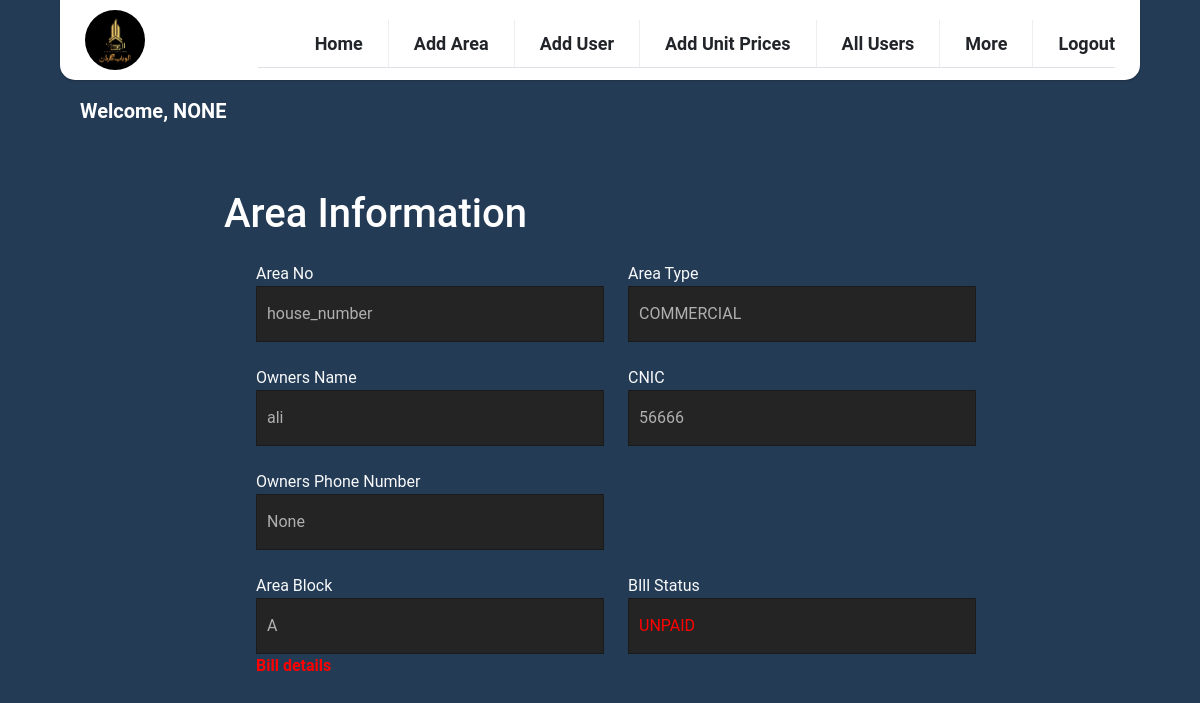
The page /home/area/1 (signed in) on the database its author committed.
### Users/models.py (models this page shows, shortened)
class CustomUser(AbstractBaseUser, PermissionsMixin):
    roles = [
        ('Admin', 'Admin'),
        ('Manager', 'Manager'),
        ('Meter Reader', 'Meter Reader'),
    ]
    email = models.EmailField(unique=True)
    username = models.CharField(max_length=155, null=True, unique=True)
    role = models.CharField(choices=roles,default=None,null=True, max_length=50)
    first_name = models.CharField(max_length=30, blank=True)
    last_name = models.CharField(max_length=30, blank=True)
    date_joined = models.DateTimeField(auto_now_add=True)
    is_active = models.BooleanField(default=True)
    is_staff = models.BooleanField(default=False)
    objects = CustomUserManager()
    USERNAME_FIELD = 'email'
    REQUIRED_FIELDS = []

### Area/models.py (models this page shows, shortened)
class Areas(models.Model):
    AREA_TYPE_CHOICES = [
        ('commercial','Commercial'),
        ('residential','Residential')
    ]
    BILL_STATUS_CHOICES =  [
        ('paid','Paid'),
        ('unpaid','Unpaid')
    ]
    id = models.AutoField(primary_key=True)  # Explicitly define the primary key
    owners_name = models.CharField(max_length=155, default=None, null=True, blank=True)
    house_number = models.CharField(max_length=15, default=None, null=True, blank=True)
    CNIC = models.CharField(max_length=20, default=None, null=True)
    area_block = models.CharField(max_length=10, default=None, null=True)
    meter_no = models.CharField(max_length=50, default=None, null=True)
    area_type = models.CharField(max_length=50, choices=AREA_TYPE_CHOICES, default='commercial')
    owners_phone_number = models.CharField(max_length=20, default=None, blank=True, null=True)
    bill_paid_status = models.CharField(max_length=155, choices=BILL_STATUS_CHOICES, default='unpaid')

### Area/views.py (the view)
# urls.py: path('area/<str:area_id>',ShowAreaDetails.as_view(), name='area_details'),
class ShowAreaDetails(View):
    def get(self, request, *args, **kwargs):
        if request.user.role == 'Admin' or request.user.is_superuser or request.user.role == 'Manager':
            area_id = kwargs.get('area_id', None)
            context={}
            if area_id:
                area = Areas.objects.filter(
                    id=area_id
                ).first()
                bills = CalculatedBills.objects.filter(
                    meter__house__id=area_id
                )
            context['area'] = area
            context['bills'] = bills
            if request.user.role == 'Meter Reader':
                context['user_role'] = 'M_reader'
            return render(request, 'Area-details.html', context)
        return render(request, '404_not_found.html')

### templates/Area-details.html (shortened to what this page needs)
{% extends "base_site.html" %} {% block title %} Area Details{% endblock %}
{%block content %} {% load static %}
<div>
  {% if area%}
  <div class="my-form" id="my-form" method="POST" class="my-5">
    <div class="container my-5">
      <h1>Area Information</h1>
      <ul>
        <li class="grid grid-2 details">
          <div class="details">
            <label for="area_no" class="text-light">Area No</label>
            <input
              type="text"
              name="area_no"
              value="{{area.house_number}}"
              placeholder="Area no"
              disabled
            />
          </div>
          <div>
            <label for="area_type" class="text-light">Area Type</label>
            <input
              type="text"
              name="CNIC"
              value="{{area.area_type|upper}}"
              placeholder="Area type"
              disabled
            />
          </div>
        </li>
        <li>
          <div class="grid grid-2">
            <div class="details">
              <label for="owner_name" class="text-light">Owners Name</label>
              <input
                type="text"
                name="owner_name"
                value="{{area.owners_name}}"
                placeholder="Owner Name"
                disabled
              />
            </div>
            <div class="details">
              <label for="CNIC" class="text-light">CNIC</label>
              <input
                type="text"
                name="CNIC"
                value="{{area.CNIC}}"
                placeholder="Owner Name"
                disabled
              />
            </div>
          </div>
        </li>
         <div class="grid grid-2 details">
        <li >
             <label for="phone_number" class="text-light">Owners Phone Number</label>
            <input
                type="text"
                name="phone_number"
                value="{{area.owners_phone_number}}"
                placeholder="Owner Phone Number"
                disabled
              />
        </li>
        </div>
          <div class="grid grid-2">
            <div class="details">
              <label for="owner_name" class="text-light">Area Block</label>
              <input
                type="text"
                name="owner_name"
                value="{{area.area_block}}"
                placeholder="Owner Name"
                disabled
              />
            </div>
            <div class="details">
              <label for="bill_paid_status" class="text-light"
                >BIll Status</label
              >
              {% if area.bill_paid_status == 'unpaid'%}
              <input
                type="text"
                style="color: red"
                name="bill_paid_status"
                value="{{area.bill_paid_status|upper}}"
                placeholder="Owner Name"
                disabled
              />
              {%endif%}
            </div>
          </div>
        <li class="fw-bold" style="color: red">Bill details</li>
      </ul>
    </div>
  </div>
  {%endif%}
</div>
{%endblock%}

### templates/base_site.html (shortened to what this page needs)
<!DOCTYPE html>
{% load static %}
<html lang="en">
<head>
  <link href="https://cdn.jsdelivr.net/npm/bootstrap@5.0.2/dist/css/bootstrap.min.css" rel="stylesheet"
 />
  <link rel="stylesheet" href="{% static 'css/styles.css'%}" />
</head>
<body>
  <header>
    <div class="nav-wrapper">
      <div class="logo-container">
        <img class="logo" style="border-radius: 50%" src="{% static 'css/logo.jpg'%}" alt="Logo" />
      </div>
      <nav>
        <div class="nav-container">
          <ul class="nav-tabs">
            <li class="nav-tab">
              <a class="text-decoration-none text-dark" href="/home/">Home</a>
            </li>
            <li class="nav-tab">
              <a class="text-decoration-none text-dark" href="/home/Addhouse/">Add Area</a>
            </li>
            {% if request.user.role == 'Admin' or request.user.is_superuser %}
            <li class="nav-tab">
              <a class="text-decoration-none text-dark" href="/User/Add/">Add User</a>
            </li>
            {%endif%}
            <li class="nav-tab">
              <a class="text-decoration-none text-dark" href="/charges/Add/">Add Unit Prices</a>
            </li>
            <li class="nav-tab">
              <a class="text-decoration-none text-dark" href="/User/AllUsers/">All Users</a>
            </li>
            <li class="nav-tab">
              <a class="text-decoration-none text-dark" href="/admin/">More</a>
            </li>
            <li class="nav-tab">
              <a class="text-decoration-none text-dark" href="/home/logout/">Logout</a>
            </li>
          </ul>
        </div>
      </nav>
    </div>
  </header>
  <div class="username fw-bold" style="font-size: 20px; padding: 1rem 5rem; color: white">
    Welcome, {{request.user.username|upper}}
  </div>
  <main>{% block content %} {% endblock %}</main>
</body>
</html>

### static/css/styles.css (style rules this page uses)
html, body { margin: 0; height: 100vh; width: 100vw; }
body { font-family: "Roboto", sans-serif; background-color: #243b55; }
h1 { margin: 20px 0; color: #fff; }
.nav-wrapper { display: flex; position: relative; flex-direction: row; flex-wrap: nowrap; align-items: center; justify-content: space-between; margin: auto; width: 90%; height: 80px; border-radius: 0 0 15px 15px; padding: 0 25px; z-index: 2; background: #fff; box-shadow: 0 1px 2px rgba(0, 0, 0, 0.2); }
.logo-container { display: flex; justify-content: center; align-items: center; }
.logo { height: 60px; }
.nav-tabs { display: flex; font-weight: 600; font-size: 18px; list-style: none; }
.nav-tab:not(:last-child) { padding: 10px 25px; margin: 0; border-right: 1px solid #eee; }
.nav-tab:last-child { padding: 10px 0 0 25px; }
.nav-tab, .menu-btn { cursor: pointer; }
:root { --white: #afafaf; --red: #e31b23; --bodyColor: #292a2b; --borderFormEls: hsl(0, 0%, 10%); --bgFormEls: hsl(0, 0%, 14%); --bgFormElsFocus: hsl(0, 7%, 20%); }
.my-form input, select, textarea, button { font-family: inherit; font-size: 100%; }
.my-form button, label { cursor: pointer; }
.my-form ul { list-style: none; }
.my-form .container { max-width: 800px; margin: 0 auto; padding: 0 1.5rem; }
.my-form h1 { margin-bottom: 1.5rem; }
.my-form li, .my-form .grid>*:not(:last-child) { margin-bottom: 1.5rem; }
.my-form select, .my-form input, .my-form textarea, .my-form button { width: 100%; line-height: 1.5; padding: 15px 10px; border: 1px solid var(--borderFormEls); color: var(--white); background: var(--bgFormEls); transition: background-color 0.3s cubic-bezier(0.57, 0.21, 0.69, 1.25), transform 0.3s cubic-bezier(0.57, 0.21, 0.69, 1.25); }
.my-form ::placeholder { color: inherit; opacity: 1; }
.details *:disabled { cursor: default !important; filter: blur(0px) !important; }
.my-form *:disabled { cursor: default; filter: blur(2px); }
@media screen and (min-width: 600px) { .my-form .grid { display: grid; grid-gap: 1.5rem; } }
@media screen and (min-width: 600px) { .my-form .grid-2 { grid-template-columns: 1fr 1fr; } }
@media screen and (min-width: 600px) { .my-form .grid>*:not(:last-child) { margin-bottom: 0; } }

### rows shown on the page
CustomUser: user.username "NONE"
Areas: area_no "house_number", CNIC "COMMERCIAL", owner_name "ali", CNIC "56666", phone_number "None", owner_name "A", bill_paid_status "UNPAID"
